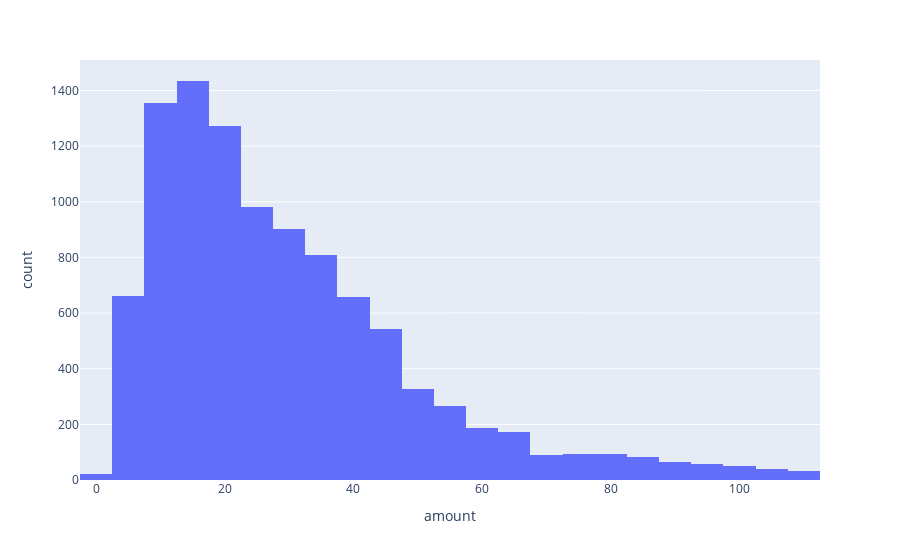

Here is the notebook cell this chart was saved with:
### Code cell
px.histogram(df_new[df_new['movement']=='debit'],'amount',nbins=25)

### Figure 1 — Plotly figure (JSON) as saved in the notebook; plotly's stock layout.template omitted (floating-point values rounded to 4 significant figures; data arrays with more than 128 entries replaced by an {"elided": "..."} marker saying what was removed)
{"data": [{"alignmentgroup": "True", "bingroup": "x", "hovertemplate": "amount=%{x}<br>count=%{y}<extra></extra>", "legendgroup": "", "marker": {"color": "#636efa"}, "name": "", "nbinsx": 25, "offsetgroup": "", "orientation": "v", "showlegend": false, "type": "histogram", "x": {"elided": "10199 float values"}, "xaxis": "x", "yaxis": "y"}], "layout": {"barmode": "relative", "legend": {"tracegroupgap": 0}, "margin": {"t": 60}, "xaxis": {"anchor": "y", "domain": [0, 1], "title": {"text": "amount"}}, "yaxis": {"anchor": "x", "domain": [0, 1], "title": {"text": "count"}}}}
